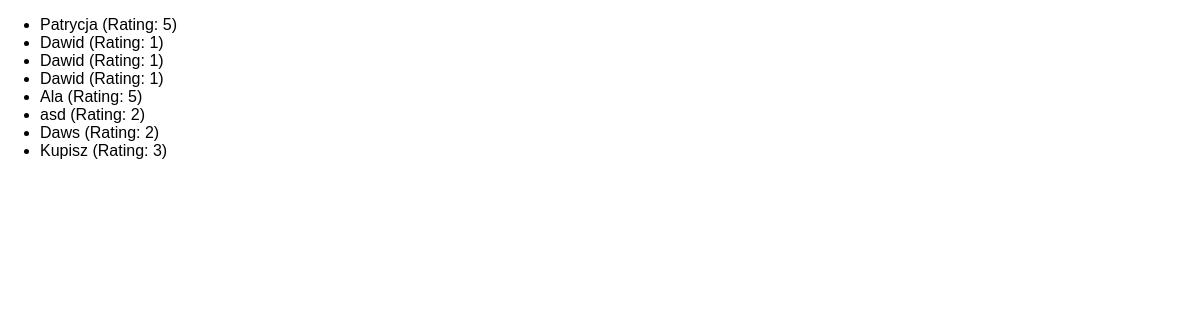
The page /review/reviews on the database its author committed.
### reviews/models.py (models this page shows)
class Review(models.Model):
    user_name = models.CharField(max_length=100)
    review_text = models.TextField()
    rating = models.IntegerField()

### reviews/views.py (the view)
# urls.py: path("reviews", views.ReviewListView.as_view()),
class ReviewListView(ListView):
    template_name = "reviews/reviews_list.html"
    model = Review
    context_object_name = "reviews"

### reviews/templates/reviews/reviews_list.html (shortened to what this page needs)
{% extends "reviews/base.html"%}
{% block content %}
<ul>
    {% for review in reviews %}
    <li> {{review.user_name }} (Rating: {{ review.rating }})</li>
    {% endfor %}
</ul>
{% endblock %}

### reviews/static/reviews/styles.css (style rules this page uses)
body { font-family: sans-serif; margin: 0; }

### rows shown on the page
Review: user_name "Patrycja", rating "5"
Review: user_name "Dawid", rating "1"
Review: user_name "Dawid", rating "1"
Review: user_name "Dawid", rating "1"
Review: user_name "Ala", rating "5"
Review: user_name "asd", rating "2"
Review: user_name "Daws", rating "2"
Review: user_name "Kupisz", rating "3"
